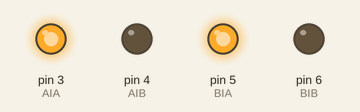
The sketch below on a simulated Arduino Uno, built with avr-gcc and run on an emulated ATmega328P. On the bench: output pins drawn as LEDs (lit = HIGH).

Above: at 1.0 s.
At 3.0 s:
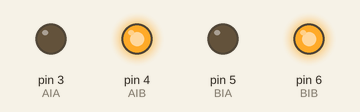
At 5.0 s:
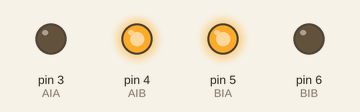
At 7.0 s:
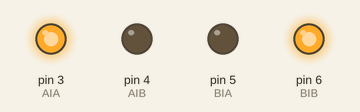
Timing chart, 0 to 10.4 s (numbered marks = the images above):
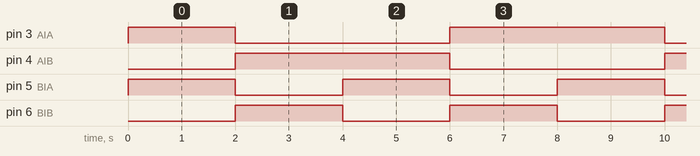

The sketch:

DC_Motor_Curve2.ino
```cpp
const int AIA =3;
const int AIB =4;
const int BIA =5;
const int BIB =6;

byte speed =255;

void setup(){
  pinMode(AIA,OUTPUT);
  pinMode(AIB,OUTPUT);
  pinMode(BIA,OUTPUT);
  pinMode(BIB,OUTPUT);

  Serial.println("READY");
}

void loop(){
  forward();
  delay(2000);
  backward();
  delay(2000);

  left();
  delay(2000);
  right();
  delay(2000);
}

void backward(){
  analogWrite(AIA,0);
  analogWrite(AIB,speed);
  analogWrite(BIA,0);
  analogWrite(BIB,speed);
}

void forward(){
  analogWrite(AIA,speed);
  analogWrite(AIB,0);
  analogWrite(BIA,speed);
  analogWrite(BIB,0);
}

void left(){
  analogWrite(AIA,0);
  analogWrite(AIB,speed);
  analogWrite(BIA,speed);
  analogWrite(BIB,0);
}

void right(){
  analogWrite(AIA,speed);
  analogWrite(AIB,0);
  analogWrite(BIA,0);
  analogWrite(BIB,speed);
}

void up(){       //속도 빠르게. 최대 속도가 255인 이유는 8bit이기 때문에.
  speed++;
  if(speed>255){
    speed=255;
  }
  forward();
}

void down(){       //속도 느리게
  speed--;
  if(speed>120){
    speed=120;
  }
  forward();
}

void breeak(){       //멈춤
  speed=200;
  backward();
  delay(200);
  speed=0;
  forward();
}

void turbo(){       //터보
  speed=255;
  forward();
}
```

Measured:
- by itself, pin 3 (AIA): repeats every 8.0 s: LOW 4.0 s, HIGH 4.0 s
- by itself, pin 4 (AIB): alternates HIGH for 4.0 s and LOW for 4.0 s
- by itself, pin 5 (BIA), pin 6 (BIB): alternates HIGH for 2.0 s and LOW for 2.0 s
